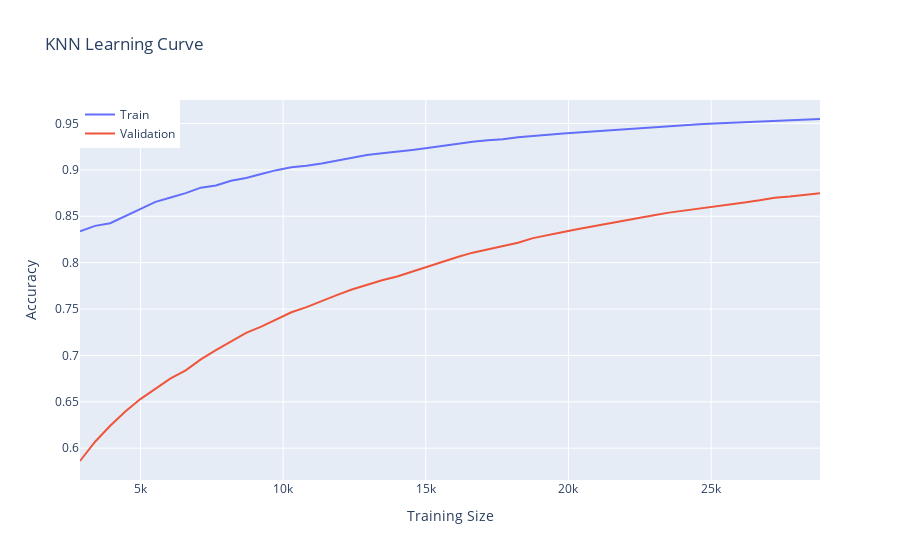

The notebook cell saved with this chart:
### Code cell
# Calculate learning curve
train_sizes, train_scores, valid_scores = learning_curve(
    knn_classifier.best_estimator_,
    X_train_scaled,
    y_train,
    train_sizes=np.linspace(0.1, 1, 50),
    cv=5,
    scoring="accuracy",
)

# Calculate mean scores
train_scores_mean = np.mean(train_scores, axis=1)
valid_scores_mean = np.mean(valid_scores, axis=1)

# Create a plotly figure
fig = go.Figure()

# Add train scores
fig.add_trace(
    go.Scatter(x=train_sizes, y=train_scores_mean, mode="lines", name="Train")
)

# Add validation scores
fig.add_trace(
    go.Scatter(
        x=train_sizes, y=valid_scores_mean, mode="lines", name="Validation"
    )
)

# Update layout and display
fig.update_layout(
    title="KNN Learning Curve",
    xaxis_title="Training Size",
    yaxis_title="Accuracy",
    legend=dict(x=0, y=1, traceorder="normal"),
)
fig.show()

### Figure 1 — Plotly figure (JSON) as saved in the notebook; plotly's stock layout.template omitted (floating-point values rounded to 4 significant figures)
{"data": [{"mode": "lines", "name": "Train", "type": "scatter", "x": [2881, 3410, 3940, 4469, 4998, 5527, 6057, 6586, 7115, 7645, 8174, 8703, 9232, 9762, 10291, 10820, 11349, 11879, 12408, 12937, 13467, 13996, 14525, 15054, 15584, 16113, 16642, 17171, 17701, 18230, 18759, 19289, 19818, 20347, 20876, 21406, 21935, 22464, 22993, 23523, 24052, 24581, 25111, 25640, 26169, 26698, 27228, 27757, 28286, 28816], "y": [0.8338, 0.8396, 0.8425, 0.8501, 0.8572, 0.8655, 0.8703, 0.8749, 0.8808, 0.8832, 0.8884, 0.8912, 0.8956, 0.8997, 0.9028, 0.9045, 0.9069, 0.9103, 0.9133, 0.9161, 0.918, 0.9194, 0.9215, 0.9236, 0.9261, 0.9279, 0.9302, 0.932, 0.9331, 0.9351, 0.9369, 0.938, 0.9391, 0.9403, 0.9416, 0.9425, 0.9438, 0.9452, 0.9462, 0.9474, 0.9483, 0.9491, 0.95, 0.9506, 0.9513, 0.9523, 0.9524, 0.953, 0.954, 0.9549]}, {"mode": "lines", "name": "Validation", "type": "scatter", "x": [2881, 3410, 3940, 4469, 4998, 5527, 6057, 6586, 7115, 7645, 8174, 8703, 9232, 9762, 10291, 10820, 11349, 11879, 12408, 12937, 13467, 13996, 14525, 15054, 15584, 16113, 16642, 17171, 17701, 18230, 18759, 19289, 19818, 20347, 20876, 21406, 21935, 22464, 22993, 23523, 24052, 24581, 25111, 25640, 26169, 26698, 27228, 27757, 28286, 28816], "y": [0.5862, 0.607, 0.6242, 0.6396, 0.6529, 0.6645, 0.6752, 0.6839, 0.6957, 0.7057, 0.7149, 0.7243, 0.731, 0.7385, 0.7465, 0.7521, 0.7587, 0.765, 0.7711, 0.7761, 0.7811, 0.7851, 0.7904, 0.7962, 0.8011, 0.8061, 0.8108, 0.8144, 0.8183, 0.8215, 0.8264, 0.8293, 0.8329, 0.8363, 0.8393, 0.8424, 0.8453, 0.8489, 0.8511, 0.8539, 0.856, 0.8581, 0.8601, 0.862, 0.8647, 0.8672, 0.87, 0.8712, 0.8727, 0.8748]}], "layout": {"legend": {"traceorder": "normal", "x": 0, "y": 1}, "title": {"text": "KNN Learning Curve"}, "xaxis": {"title": {"text": "Training Size"}}, "yaxis": {"title": {"text": "Accuracy"}}}}
